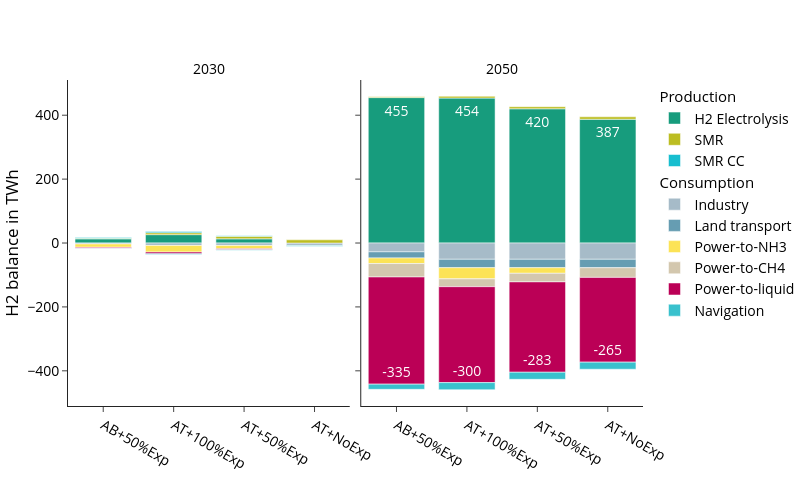

Write notebook code for a chart like this one.
### Code cell
fig_name = "hydrogen_balance_TWh"
fig = px.bar(
    df, 
    **fig_kwargs,
    color_discrete_map=colors["hydrogen"],
    category_orders={
        "variable":list(colors["hydrogen"].keys()),
        "scen": scen_order
        },
    #facet_col_spacing=0.1,
    labels={"value":"H2 balance in TWh","year":"",
            "variable":"", 
            "scen": ""},

)

# Add legend groups for Production and Consumption
fig = add_production_consumption_legend_groups(fig, df)

update_layout(fig)

print("Totals per scenario and year:", demand_sum_df)
fig.show()
#save_plotly_fig(df, fig, fig, sdir, f"{idx_group_name}_{fig_name}")

### Figure 1 — Plotly figure (JSON) as saved in the notebook; plotly's stock layout.template omitted (floating-point values rounded to 4 significant figures)
{"data": [{"hovertemplate": "=%{x}<br>H2 balance in TWh=%{text}<extra></extra>", "legendgroup": "Production", "legendgrouptitle": {"text": "Production"}, "marker": {"color": "#179c7d", "pattern": {"shape": ""}}, "name": "H2 Electrolysis", "orientation": "v", "showlegend": true, "text": [13.1, 26.2, 13.1], "textangle": 0, "textposition": "inside", "texttemplate": "%{y:.0f}", "type": "bar", "x": ["AB+50%Exp", "AT+100%Exp", "AT+50%Exp"], "xaxis": "x", "y": [13.1, 26.2, 13.1], "yaxis": "y"}, {"hovertemplate": "=%{x}<br>H2 balance in TWh=%{text}<extra></extra>", "legendgroup": "Production", "legendgrouptitle": {"text": "Production"}, "marker": {"color": "#179c7d", "pattern": {"shape": ""}}, "name": "H2 Electrolysis", "orientation": "v", "showlegend": false, "text": [455.2, 453.7, 420.1, 387.3], "textangle": 0, "textposition": "inside", "texttemplate": "%{y:.0f}", "type": "bar", "x": ["AB+50%Exp", "AT+100%Exp", "AT+50%Exp", "AT+NoExp"], "xaxis": "x2", "y": [455.2, 453.7, 420.1, 387.3], "yaxis": "y2"}, {"hovertemplate": "=%{x}<br>H2 balance in TWh=%{text}<extra></extra>", "legendgroup": "Consumption", "legendgrouptitle": {"text": "Consumption"}, "marker": {"color": "#a6bbc8", "pattern": {"shape": ""}}, "name": "Industry", "orientation": "v", "showlegend": true, "text": [-2.9, -7.6, -7.6, -7.6], "textangle": 0, "textposition": "inside", "texttemplate": "%{y:.0f}", "type": "bar", "x": ["AB+50%Exp", "AT+100%Exp", "AT+50%Exp", "AT+NoExp"], "xaxis": "x", "y": [-2.9, -7.6, -7.6, -7.6], "yaxis": "y"}, {"hovertemplate": "=%{x}<br>H2 balance in TWh=%{text}<extra></extra>", "legendgroup": "Consumption", "legendgrouptitle": {"text": "Consumption"}, "marker": {"color": "#a6bbc8", "pattern": {"shape": ""}}, "name": "Industry", "orientation": "v", "showlegend": false, "text": [-27.6, -51.0, -51.0, -51.0], "textangle": 0, "textposition": "inside", "texttemplate": "%{y:.0f}", "type": "bar", "x": ["AB+50%Exp", "AT+100%Exp", "AT+50%Exp", "AT+NoExp"], "xaxis": "x2", "y": [-27.6, -51.0, -51.0, -51.0], "yaxis": "y2"}, {"hovertemplate": "=%{x}<br>H2 balance in TWh=%{text}<extra></extra>", "legendgroup": "Consumption", "legendgrouptitle": {"text": "Consumption"}, "marker": {"color": "#669db2", "pattern": {"shape": ""}}, "name": "Land transport", "orientation": "v", "showlegend": true, "text": [-19.2, -26.3, -26.3, -26.3], "textangle": 0, "textposition": "inside", "texttemplate": "%{y:.0f}", "type": "bar", "x": ["AB+50%Exp", "AT+100%Exp", "AT+50%Exp", "AT+NoExp"], "xaxis": "x2", "y": [-19.2, -26.3, -26.3, -26.3], "yaxis": "y2"}, {"hovertemplate": "=%{x}<br>H2 balance in TWh=%{text}<extra></extra>", "legendgroup": "Consumption", "legendgrouptitle": {"text": "Consumption"}, "marker": {"color": "#fce356", "pattern": {"shape": ""}}, "name": "Power-to-NH3", "orientation": "v", "showlegend": true, "text": [-10.4, -20.8, -10.4], "textangle": 0, "textposition": "inside", "texttemplate": "%{y:.0f}", "type": "bar", "x": ["AB+50%Exp", "AT+100%Exp", "AT+50%Exp"], "xaxis": "x", "y": [-10.4, -20.8, -10.4], "yaxis": "y"}, {"hovertemplate": "=%{x}<br>H2 balance in TWh=%{text}<extra></extra>", "legendgroup": "Consumption", "legendgrouptitle": {"text": "Consumption"}, "marker": {"color": "#fce356", "pattern": {"shape": ""}}, "name": "Power-to-NH3", "orientation": "v", "showlegend": false, "text": [-17.5, -34.9, -17.5], "textangle": 0, "textposition": "inside", "texttemplate": "%{y:.0f}", "type": "bar", "x": ["AB+50%Exp", "AT+100%Exp", "AT+50%Exp"], "xaxis": "x2", "y": [-17.5, -34.9, -17.5], "yaxis": "y2"}, {"hovertemplate": "=%{x}<br>H2 balance in TWh=%{text}<extra></extra>", "legendgroup": "Consumption", "legendgrouptitle": {"text": "Consumption"}, "marker": {"color": "#d3c7ae", "pattern": {"shape": ""}}, "name": "Power-to-CH4", "orientation": "v", "showlegend": true, "text": [-42.1, -24.5, -26.9, -30.3], "textangle": 0, "textposition": "inside", "texttemplate": "%{y:.0f}", "type": "bar", "x": ["AB+50%Exp", "AT+100%Exp", "AT+50%Exp", "AT+NoExp"], "xaxis": "x2", "y": [-42.1, -24.5, -26.9, -30.3], "yaxis": "y2"}, {"hovertemplate": "=%{x}<br>H2 balance in TWh=%{text}<extra></extra>", "legendgroup": "Consumption", "legendgrouptitle": {"text": "Consumption"}, "marker": {"color": "#bb0056", "pattern": {"shape": ""}}, "name": "Power-to-liquid", "orientation": "v", "showlegend": true, "text": [-2.7, -5.4, -2.7], "textangle": 0, "textposition": "inside", "texttemplate": "%{y:.0f}", "type": "bar", "x": ["AB+50%Exp", "AT+100%Exp", "AT+50%Exp"], "xaxis": "x", "y": [-2.7, -5.4, -2.7], "yaxis": "y"}, {"hovertemplate": "=%{x}<br>H2 balance in TWh=%{text}<extra></extra>", "legendgroup": "Consumption", "legendgrouptitle": {"text": "Consumption"}, "marker": {"color": "#bb0056", "pattern": {"shape": ""}}, "name": "Power-to-liquid", "orientation": "v", "showlegend": false, "text": [-335.3, -300.2, -282.7, -265.2], "textangle": 0, "textposition": "inside", "texttemplate": "%{y:.0f}", "type": "bar", "x": ["AB+50%Exp", "AT+100%Exp", "AT+50%Exp", "AT+NoExp"], "xaxis": "x2", "y": [-335.3, -300.2, -282.7, -265.2], "yaxis": "y2"}, {"hovertemplate": "=%{x}<br>H2 balance in TWh=%{text}<extra></extra>", "legendgroup": "Consumption", "legendgrouptitle": {"text": "Consumption"}, "marker": {"color": "#39c1cd", "pattern": {"shape": ""}}, "name": "Navigation", "orientation": "v", "showlegend": true, "text": [-0.9, -2.3, -2.3, -2.3], "textangle": 0, "textposition": "inside", "texttemplate": "%{y:.0f}", "type": "bar", "x": ["AB+50%Exp", "AT+100%Exp", "AT+50%Exp", "AT+NoExp"], "xaxis": "x", "y": [-0.9, -2.3, -2.3, -2.3], "yaxis": "y"}, {"hovertemplate": "=%{x}<br>H2 balance in TWh=%{text}<extra></extra>", "legendgroup": "Consumption", "legendgrouptitle": {"text": "Consumption"}, "marker": {"color": "#39c1cd", "pattern": {"shape": ""}}, "name": "Navigation", "orientation": "v", "showlegend": false, "text": [-16.2, -22.2, -22.2, -22.2], "textangle": 0, "textposition": "inside", "texttemplate": "%{y:.0f}", "type": "bar", "x": ["AB+50%Exp", "AT+100%Exp", "AT+50%Exp", "AT+NoExp"], "xaxis": "x2", "y": [-16.2, -22.2, -22.2, -22.2], "yaxis": "y2"}, {"hovertemplate": "=%{x}<br>H2 balance in TWh=%{text}<extra></extra>", "legendgroup": "Production", "legendgrouptitle": {"text": "Production"}, "marker": {"color": "#BCBD22", "pattern": {"shape": ""}}, "name": "SMR", "orientation": "v", "showlegend": true, "text": [1.9, 6.0, 7.8, 9.9], "textangle": 0, "textposition": "inside", "texttemplate": "%{y:.0f}", "type": "bar", "x": ["AB+50%Exp", "AT+100%Exp", "AT+50%Exp", "AT+NoExp"], "xaxis": "x", "y": [1.9, 6.0, 7.8, 9.9], "yaxis": "y"}, {"hovertemplate": "=%{x}<br>H2 balance in TWh=%{text}<extra></extra>", "legendgroup": "Production", "legendgrouptitle": {"text": "Production"}, "marker": {"color": "#BCBD22", "pattern": {"shape": ""}}, "name": "SMR", "orientation": "v", "showlegend": false, "text": [2.6, 5.5, 6.5, 7.7], "textangle": 0, "textposition": "inside", "texttemplate": "%{y:.0f}", "type": "bar", "x": ["AB+50%Exp", "AT+100%Exp", "AT+50%Exp", "AT+NoExp"], "xaxis": "x2", "y": [2.6, 5.5, 6.5, 7.7], "yaxis": "y2"}, {"hovertemplate": "=%{x}<br>H2 balance in TWh=%{text}<extra></extra>", "legendgroup": "Production", "legendgrouptitle": {"text": "Production"}, "marker": {"color": "#17BECF", "pattern": {"shape": ""}}, "name": "SMR CC", "orientation": "v", "showlegend": true, "text": [1.9, 3.9, 2.1], "textangle": 0, "textposition": "inside", "texttemplate": "%{y:.0f}", "type": "bar", "x": ["AB+50%Exp", "AT+100%Exp", "AT+50%Exp"], "xaxis": "x", "y": [1.9, 3.9, 2.1], "yaxis": "y"}], "layout": {"annotations": [{"font": {}, "showarrow": false, "text": "2030", "x": 0.245, "xanchor": "center", "xref": "paper", "y": 1, "yanchor": "bottom", "yref": "paper"}, {"font": {}, "showarrow": false, "text": "2050", "x": 0.755, "xanchor": "center", "xref": "paper", "y": 1, "yanchor": "bottom", "yref": "paper"}], "barmode": "relative", "height": 500, "legend": {"title": {"text": ""}, "tracegroupgap": 0}, "width": 800, "xaxis": {"anchor": "y", "categoryarray": ["AB+50%Exp", "AT+100%Exp", "AT+50%Exp", "AT+NoExp"], "categoryorder": "array", "domain": [0, 0.49], "title": {"text": ""}}, "xaxis2": {"anchor": "y2", "categoryarray": ["AB+50%Exp", "AT+100%Exp", "AT+50%Exp", "AT+NoExp"], "categoryorder": "array", "domain": [0.51, 1], "matches": "x", "title": {"text": ""}}, "yaxis": {"anchor": "x", "domain": [0, 1], "title": {"text": "H2 balance in TWh"}}, "yaxis2": {"anchor": "x2", "domain": [0, 1], "matches": "y", "showticklabels": false}}}
